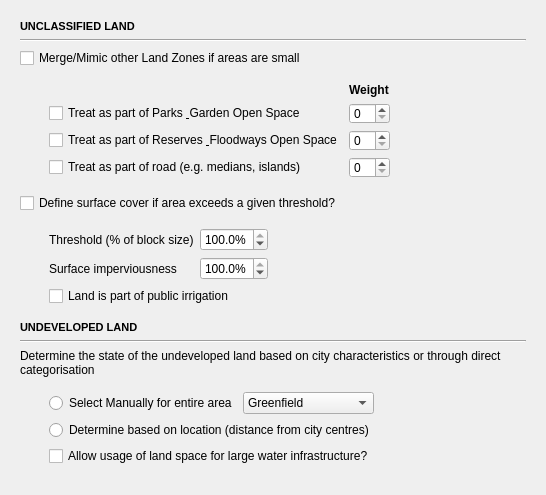
            <widget class="QWidget" name="inputs_contents_6">
             <property name="geometry">
              <rect>
               <x>0</x>
               <y>0</y>
               <width>546</width>
               <height>495</height>
              </rect>
             </property>
             <layout class="QVBoxLayout" name="verticalLayout_17">
              <item>
               <layout class="QVBoxLayout" name="verticalLayout_25">
                <property name="margin">
                 <number>9</number>
                </property>
                <item>
                 <widget class="QLabel" name="unc_title">
                  <property name="sizePolicy">
                   <sizepolicy hsizetype="Preferred" vsizetype="Fixed">
                    <horstretch>0</horstretch>
                    <verstretch>13</verstretch>
                   </sizepolicy>
                  </property>
                  <property name="minimumSize">
                   <size>
                    <width>0</width>
                    <height>13</height>
                   </size>
                  </property>
                  <property name="maximumSize">
                   <size>
                    <width>16777215</width>
                    <height>13</height>
                   </size>
                  </property>
                  <property name="text">
                   <string>&lt;!DOCTYPE HTML PUBLIC &quot;-//W3C//DTD HTML 4.0//EN&quot; &quot;http://www.w3.org/TR/REC-html40/strict.dtd&quot;&gt;
&lt;html&gt;&lt;head&gt;&lt;meta name=&quot;qrichtext&quot; content=&quot;1&quot; /&gt;&lt;style type=&quot;text/css&quot;&gt;
p, li { white-space: pre-wrap; }
&lt;/style&gt;&lt;/head&gt;&lt;body style=&quot; font-family:'MS Shell Dlg 2'; font-size:8pt; font-weight:400; font-style:normal;&quot;&gt;
&lt;p style=&quot; margin-top:0px; margin-bottom:0px; margin-left:0px; margin-right:0px; -qt-block-indent:0; text-indent:0px;&quot;&gt;&lt;span style=&quot; font-weight:600;&quot;&gt;UNCLASSIFIED LAND&lt;/span&gt;&lt;/p&gt;&lt;/body&gt;&lt;/html&gt;</string>
                  </property>
                 </widget>
                </item>
                <item>
                 <widget class="Line" name="line_17">
                  <property name="orientation">
                   <enum>Qt::Horizontal</enum>
                  </property>
                 </widget>
                </item>
                <item>
                 <widget class="QCheckBox" name="unc_merge_check">
                  <property name="text">
                   <string>Merge/Mimic other Land Zones if areas are small</string>
                  </property>
                 </widget>
                </item>
                <item>
                 <widget class="QWidget" name="widget_23" native="true">
                  <property name="minimumSize">
                   <size>
                    <width>0</width>
                    <height>0</height>
                   </size>
                  </property>
                  <layout class="QGridLayout" name="gridLayout_26">
                   <item row="1" column="3">
                    <spacer name="horizontalSpacer_35">
                     <property name="orientation">
                      <enum>Qt::Horizontal</enum>
                     </property>
                     <property name="sizeHint" stdset="0">
                      <size>
                       <width>40</width>
                       <height>20</height>
                      </size>
                     </property>
                    </spacer>
                   </item>
                   <item row="1" column="1">
                    <widget class="QCheckBox" name="unc_merge2pg_check">
                     <property name="text">
                      <string>Treat as part of Parks &amp; Garden Open Space</string>
                     </property>
                    </widget>
                   </item>
                   <item row="1" column="2">
                    <widget class="QSpinBox" name="unc_merge2pg_spin"/>
                   </item>
                   <item row="0" column="2">
                    <widget class="QLabel" name="unc_mergeweight_lbl">
                     <property name="text">
                      <string>&lt;html&gt;&lt;head/&gt;&lt;body&gt;&lt;p&gt;&lt;span style=&quot; font-weight:600;&quot;&gt;Weight&lt;/span&gt;&lt;/p&gt;&lt;/body&gt;&lt;/html&gt;</string>
                     </property>
                    </widget>
                   </item>
                   <item row="3" column="2">
                    <widget class="QSpinBox" name="unc_merge2trans_spin"/>
                   </item>
                   <item row="2" column="1">
                    <widget class="QCheckBox" name="unc_merge2ref_check">
                     <property name="text">
                      <string>Treat as part of Reserves &amp; Floodways Open Space</string>
                     </property>
                    </widget>
                   </item>
                   <item row="3" column="1">
                    <widget class="QCheckBox" name="unc_merge2trans_check">
                     <property name="text">
                      <string>Treat as part of road (e.g. medians, islands)</string>
                     </property>
                    </widget>
                   </item>
                   <item row="2" column="2">
                    <widget class="QSpinBox" name="unc_merge2ref_spin"/>
                   </item>
                   <item row="1" column="0">
                    <spacer name="horizontalSpacer_36">
                     <property name="orientation">
                      <enum>Qt::Horizontal</enum>
                     </property>
                     <property name="sizeType">
                      <enum>QSizePolicy::Fixed</enum>
                     </property>
                     <property name="sizeHint" stdset="0">
                      <size>
                       <width>20</width>
                       <height>20</height>
                      </size>
                     </property>
                    </spacer>
                   </item>
                  </layout>
                 </widget>
                </item>
                <item>
                 <widget class="QCheckBox" name="unc_custom_check">
                  <property name="text">
                   <string>Define surface cover if area exceeds a given threshold?</string>
                  </property>
                 </widget>
                </item>
                <item>
                 <widget class="QWidget" name="unc_params" native="true">
                  <property name="sizePolicy">
                   <sizepolicy hsizetype="Preferred" vsizetype="Fixed">
                    <horstretch>0</horstretch>
                    <verstretch>0</verstretch>
                   </sizepolicy>
                  </property>
                  <property name="minimumSize">
                   <size>
                    <width>0</width>
                    <height>0</height>
                   </size>
                  </property>
                  <property name="maximumSize">
                   <size>
                    <width>16777215</width>
                    <height>16777215</height>
                   </size>
                  </property>
                  <layout class="QGridLayout" name="gridLayout_27">
                   <item row="0" column="1">
                    <widget class="QLabel" name="unc_customthresh_lbl">
                     <property name="text">
                      <string>Threshold (% of block size)</string>
                     </property>
                    </widget>
                   </item>
                   <item row="0" column="2">
                    <widget class="QDoubleSpinBox" name="unc_areathresh_spin">
                     <property name="suffix">
                      <string>%</string>
                     </property>
                     <property name="decimals">
                      <number>1</number>
                     </property>
                     <property name="value">
                      <double>100.000000000000000</double>
                     </property>
                    </widget>
                   </item>
                   <item row="1" column="1">
                    <widget class="QLabel" name="unc_customimp_lbl">
                     <property name="text">
                      <string>Surface imperviousness</string>
                     </property>
                    </widget>
                   </item>
                   <item row="2" column="1" colspan="2">
                    <widget class="QCheckBox" name="unc_customirrigate_check">
                     <property name="text">
                      <string>Land is part of public irrigation</string>
                     </property>
                    </widget>
                   </item>
                   <item row="1" column="2">
                    <widget class="QDoubleSpinBox" name="unc_customimp_spin">
                     <property name="suffix">
                      <string>%</string>
                     </property>
                     <property name="decimals">
                      <number>1</number>
                     </property>
                     <property name="value">
                      <double>100.000000000000000</double>
                     </property>
                    </widget>
                   </item>
                   <item row="0" column="0">
                    <spacer name="horizontalSpacer_37">
                     <property name="orientation">
                      <enum>Qt::Horizontal</enum>
                     </property>
                     <property name="sizeType">
                      <enum>QSizePolicy::Fixed</enum>
                     </property>
                     <property name="sizeHint" stdset="0">
                      <size>
                       <width>20</width>
                       <height>20</height>
                      </size>
                     </property>
                    </spacer>
                   </item>
                   <item row="0" column="3">
                    <spacer name="horizontalSpacer_38">
                     <property name="orientation">
                      <enum>Qt::Horizontal</enum>
                     </property>
                     <property name="sizeHint" stdset="0">
                      <size>
                       <width>40</width>
                       <height>20</height>
                      </size>
                     </property>
                    </spacer>
                   </item>
                  </layout>
                 </widget>
                </item>
                <item>
                 <widget class="QLabel" name="und_title">
                  <property name="sizePolicy">
                   <sizepolicy hsizetype="Preferred" vsizetype="Fixed">
                    <horstretch>0</horstretch>
                    <verstretch>13</verstretch>
                   </sizepolicy>
                  </property>
                  <property name="minimumSize">
                   <size>
                    <width>0</width>
                    <height>13</height>
                   </size>
                  </property>
                  <property name="maximumSize">
                   <size>
                    <width>16777215</width>
                    <height>13</height>
                   </size>
                  </property>
                  <property name="text">
                   <string>&lt;!DOCTYPE HTML PUBLIC &quot;-//W3C//DTD HTML 4.0//EN&quot; &quot;http://www.w3.org/TR/REC-html40/strict.dtd&quot;&gt;
&lt;html&gt;&lt;head&gt;&lt;meta name=&quot;qrichtext&quot; content=&quot;1&quot; /&gt;&lt;style type=&quot;text/css&quot;&gt;
p, li { white-space: pre-wrap; }
&lt;/style&gt;&lt;/head&gt;&lt;body style=&quot; font-family:'MS Shell Dlg 2'; font-size:8pt; font-weight:400; font-style:normal;&quot;&gt;
&lt;p style=&quot; margin-top:0px; margin-bottom:0px; margin-left:0px; margin-right:0px; -qt-block-indent:0; text-indent:0px;&quot;&gt;&lt;span style=&quot; font-weight:600;&quot;&gt;UNDEVELOPED LAND&lt;/span&gt;&lt;/p&gt;&lt;/body&gt;&lt;/html&gt;</string>
                  </property>
                 </widget>
                </item>
                <item>
                 <widget class="Line" name="line_18">
                  <property name="orientation">
                   <enum>Qt::Horizontal</enum>
                  </property>
                 </widget>
                </item>
                <item>
                 <widget class="QLabel" name="und_state_lbl">
                  <property name="text">
                   <string>Determine the state of the undeveloped land based on city characteristics or through direct categorisation</string>
                  </property>
                  <property name="wordWrap">
                   <bool>true</bool>
                  </property>
                 </widget>
                </item>
                <item>
                 <widget class="QWidget" name="und_params" native="true">
                  <property name="sizePolicy">
                   <sizepolicy hsizetype="Preferred" vsizetype="Preferred">
                    <horstretch>0</horstretch>
                    <verstretch>0</verstretch>
                   </sizepolicy>
                  </property>
                  <property name="minimumSize">
                   <size>
                    <width>0</width>
                    <height>0</height>
                   </size>
                  </property>
                  <property name="maximumSize">
                   <size>
                    <width>16777215</width>
                    <height>16777215</height>
                   </size>
                  </property>
                  <layout class="QGridLayout" name="gridLayout_28">
                   <item row="0" column="0">
                    <spacer name="horizontalSpacer_39">
                     <property name="orientation">
                      <enum>Qt::Horizontal</enum>
                     </property>
                     <property name="sizeType">
                      <enum>QSizePolicy::Fixed</enum>
                     </property>
                     <property name="sizeHint" stdset="0">
                      <size>
                       <width>20</width>
                       <height>20</height>
                      </size>
                     </property>
                    </spacer>
                   </item>
                   <item row="0" column="1">
                    <widget class="QRadioButton" name="und_statemanual_radio">
                     <property name="text">
                      <string>Select Manually for entire area</string>
                     </property>
                    </widget>
                   </item>
                   <item row="0" column="2">
                    <widget class="QComboBox" name="und_statemanual_combo">
                     <item>
                      <property name="text">
                       <string>Greenfield</string>
                      </property>
                     </item>
                     <item>
                      <property name="text">
                       <string>Brownfield</string>
                      </property>
                     </item>
                     <item>
                      <property name="text">
                       <string>Agriculture</string>
                      </property>
                     </item>
                    </widget>
                   </item>
                   <item row="1" column="1" colspan="2">
                    <widget class="QRadioButton" name="und_stateauto_radio">
                     <property name="text">
                      <string>Determine based on location (distance from city centres)</string>
                     </property>
                    </widget>
                   </item>
                   <item row="2" column="1" colspan="2">
                    <widget class="QCheckBox" name="und_allowdev_check">
                     <property name="text">
                      <string>Allow usage of land space for large water infrastructure?</string>
                     </property>
                    </widget>
                   </item>
                   <item row="0" column="3">
                    <spacer name="horizontalSpacer_40">
                     <property name="orientation">
                      <enum>Qt::Horizontal</enum>
                     </property>
                     <property name="sizeHint" stdset="0">
                      <size>
                       <width>40</width>
                       <height>20</height>
                      </size>
                     </property>
                    </spacer>
                   </item>
                  </layout>
                 </widget>
                </item>
               </layout>
              </item>
              <item>
               <spacer name="verticalSpacer_6">
                <property name="orientation">
                 <enum>Qt::Vertical</enum>
                </property>
                <property name="sizeHint" stdset="0">
                 <size>
                  <width>20</width>
                  <height>40</height>
                 </size>
                </property>
               </spacer>
              </item>
             </layout>
            </widget>
